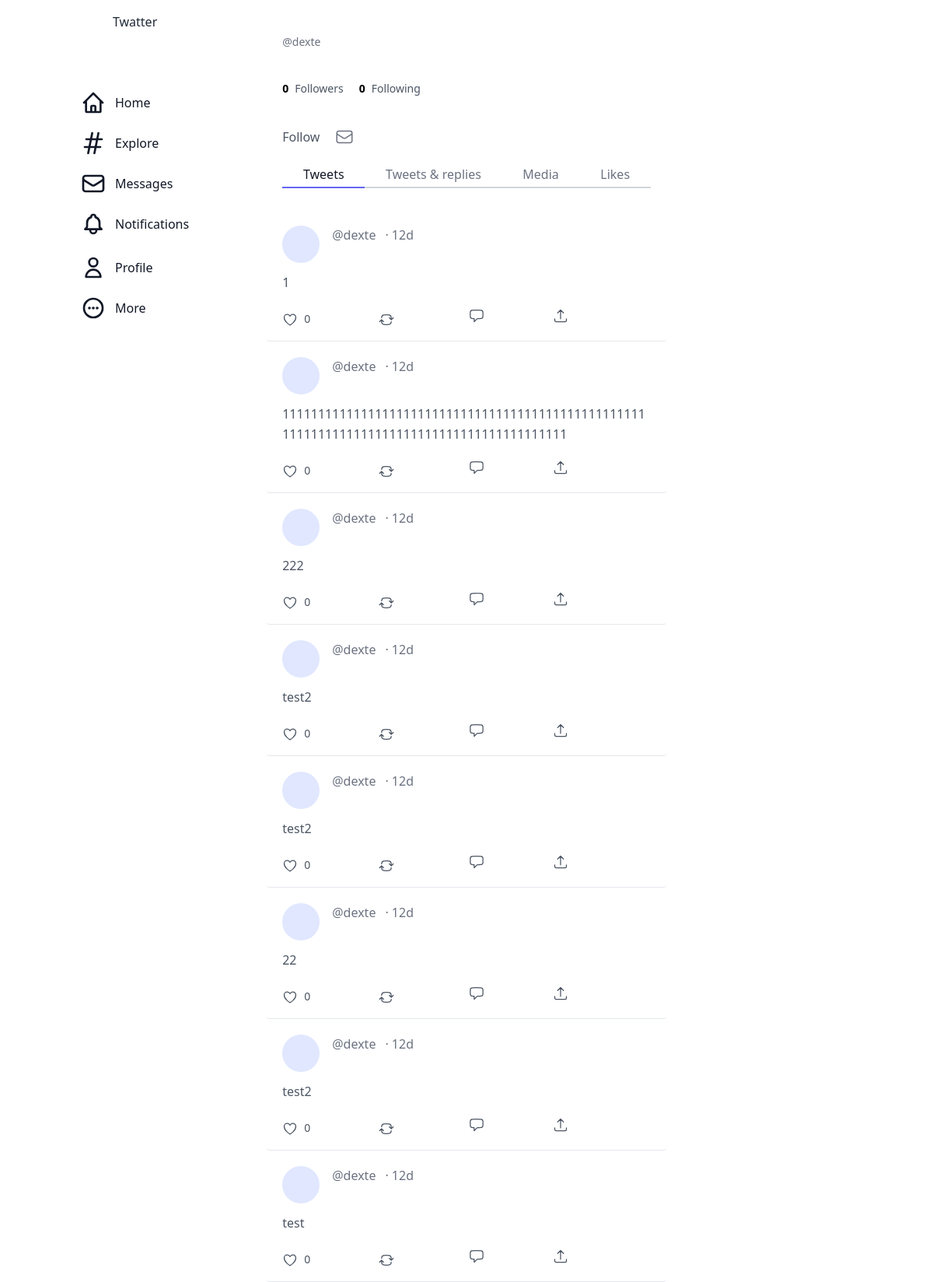
Before: /user/public-profile/1 with the older database file.
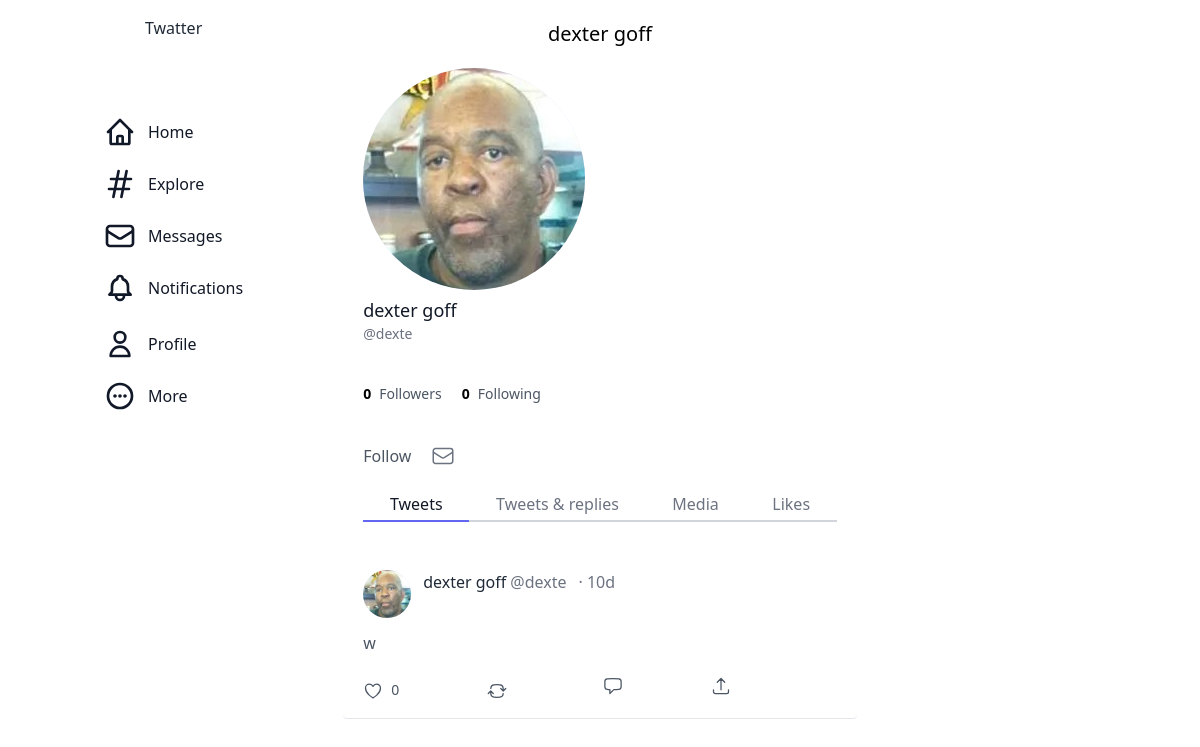
After: the same page with the newer database file.
### main/models.py (models this page shows)
class User(AbstractUser):
    phone_number = models.CharField(max_length=20)
    pfp = models.ImageField()
    first_name = models.CharField(max_length = 10)
    last_name = models.CharField(max_length = 10)
    description = models.TextField (max_length= 200)
    followers = models.ManyToManyField("self", blank=True, symmetrical=False)
    following = models.ManyToManyField("self", blank=True)

### posts/models.py (models this page shows, shortened)
class Post(models.Model):
    post_body = models.TextField(max_length=124)
    user = models.ForeignKey(User, on_delete=models.CASCADE, blank = True, null = True )
    first_name = models.ForeignKey(User, on_delete=models.CASCADE, blank = True, null = True, related_name='first_name_1')
    created_date = models.DateTimeField(auto_now_add = True)
    is_tweet = models.BooleanField(default=False, blank=True,null=True)
    is_media = models.BooleanField(default=False, blank=True,null=True)
    is_reply = models.BooleanField(default=False, blank=True,null=True)
    likes = models.ManyToManyField(User, blank=True, related_name="likes")
    liked_post = models.ManyToManyField(User, blank=True, related_name="liked_post")
    class Meta:
        ordering = ['-created_date']
    def whenposted(self):
        now = timezone.now()
        diff = now - self.created_date
        if diff.days == 0 and diff.seconds >= 0 and diff.seconds < 60:
            seconds = diff.seconds
            if seconds == 0:
                return "Now"
            else:
                return str(seconds) + "s"
        if diff.days == 0 and diff.seconds >= 60 and diff.seconds < 3600:
            minutes= math.floor(diff.seconds/60)
            if minutes == 1:
                return str(minutes) + "m"
            else:
                return str(minutes) + "m"
        if diff.days == 0 and diff.seconds >= 3600 and diff.seconds < 86400:
            hours= math.floor(diff.seconds/3600)
            if hours == 1:
                return str(hours) + "h"
            else:
                return str(hours) + "h"
        if diff.days >= 1 and diff.days < 30:
            days= diff.days
            if days == 1:
                return str(days) + "d"
            else:
                return str(days) + "d"

### user/views.py (the view, shortened to what this page needs)
# urls.py: path('public-profile/<pk>', PublicProfileView.as_view(), name="public-profile"),
class PublicProfileView(ListView):
    template_name = "user/public_profile.html"
    context_object_name = "posts"
    model = User
    model = Post
    def get(self, request, pk, *args, **kwargs):
        profile = User.objects.get(pk=pk)
        posts = Post.objects.filter(user=pk)
        users = User.objects.filter(pk=pk)
        followers = profile.followers.all()
        following = profile.following.all()
        number_of_followers = len(followers)
        number_of_following = len(following)
        if len(followers) == 0:
            is_following = False
        context={
            'users':users,
            'posts':posts,
            'number_of_followers':number_of_followers,
            'is_following':is_following,
            'number_of_following':number_of_following
        }
        return render(request,'user/public_profile.html', context)

### user/templates/user/public_profile.html (shortened to what this page needs)
{% extends "base.html" %}
{% load tailwind_filters %}
{% load static %}
{% load thumbnail %}
{% block content %}
{% include "navbar.html" %}
{% for user in users %}
<p class="title-font font-medium text-center text-xl mt-5 mb-5">{{ user.first_name }} {{ user.last_name }}</p>
<section class="text-gray-600 body-font overflow-hidden">
    <div class="max-w-4xl infinite-item container px-5  mx-auto">
        <div class="flex items-center lg:w-3/5 md:w-2/5 sm:w-2/5 mx-auto rounded pb-3 border-gray-200 sm:flex-row flex-col">
          <div class="ml-5 mr-5 flex-grow sm:text-left text-center sm:mt-0">
            <a href="#" class=" h-30 w-30 mr-3 inline-flex items-center justify-center rounded-full bg-indigo-100 text-indigo-500 flex-shrink-0">
                <img src="{% thumbnail user.pfp 80x80 crop %}" class="rounded-full max-w-full h-auto" alt="">
              </a>
          <h1 class="text-gray-900 text-lg title-font font-medium">{{ user.first_name}} {{ user.last_name}} </h1>
          <h2 class="text-sm title-font text-gray-500">@{{ user.username }}</h2>
          <div class="grid grid-flow-col mb-5 mt-5 auto-cols-max">
            <div class="grid grid-flow-col mb-5 mt-5 auto-cols-max">
                <a href="" class="text-sm title-font text-black font-bold flex-grow mr-2">{{ number_of_followers }} </a>
                <a href="" class="text-sm title-font text-gray-600 hover:text-black flex-grow">Followers</a>
                <a href="" class="text-sm title-font text-black font-bold flex-grow ml-5 mr-2 ">{{ number_of_following }} </a>
                <a href="" class="text-sm title-font text-gray-600 hover:text-black flex-grow">Following</a>
              </div>
          </div>
          <div class="grid grid-flow-col mb-5 auto-cols-max gap-5 ">
            {% if is_following %}
            <form action="{% url 'user:remove-follower' user.pk %}" method="POST">
                {% csrf_token %}
                <button type="submit">Unfollow</button>
            </form>
            {% else %}
            <form action="{% url 'user:add-follower' user.pk %}" method="POST">
                <button type="submit">Follow</button>
            </form>
            {% endif %}
            <a href="">
              </a>
          </div>
          <div class="flex mb-4">
            <a href="" class="flex-grow title-font font-medium text-gray-900 hover:bg-gray-100 border-b-2 text-center border-indigo-500 py-1 text-md ">Tweets</a>
            <a href="" class="flex-grow title-font font-medium text-gray-500 hover:bg-gray-100 border-b-2 text-center border-gray-300 py-1 text-md">Tweets & replies</a>
            <a href="" class="flex-grow title-font font-medium text-gray-500 hover:bg-gray-100 border-b-2 border-gray-300 py-1 text-center text-md">Media</a>
            <a href="" class="flex-grow title-font font-medium text-gray-500 hover:bg-gray-100 border-b-2 border-gray-300 py-1 text-md text-center">Likes</a>
          </div>
{% endfor %}
          </div>
        </div>
      </div>
    </div>
{% for post in posts %}
<a href="">
<div class="text-gray-600 body-font infinite-container">
    <div class="max-w-4xl  infinite-item container px-5  mx-auto">
      <div class="flex items-center lg:w-3/5 md:w-2/5 sm:w-2/5 mx-auto border-b rounded pb-3 border-gray-200 sm:flex-row flex-col">
        <div class="ml-5 mr-5 flex-grow sm:text-left text-center sm:mt-0">
          <div class="grid grid-flow-col mt-5 auto-cols-max">
            {% if post.user.username == user.username %}
            <a href="{% url 'user:profile' %}" class="sm:w-12 sm:h-12 h-12 w-12 mr-3 inline-flex items-center justify-center rounded-full bg-indigo-100 text-indigo-500 flex-shrink-0">
              <img src="{% thumbnail post.user.pfp 80x80 crop %}" class="rounded-full max-w-full h-auto" alt="">
            </a>
            <a href="{% url 'user:profile' %}" class="title-font hover:underline font-medium text-gray-800 mr-1">{{ post.user.first_name }} {{ post.user.last_name }}</a>
            <a href="{% url 'user:profile' %}" class=" text-gray-500 mr-3">@{{ post.user.username }}</a>
            {% else %}
            <a href="{% url 'user:public-profile' pk=post.user.pk %}" class="sm:w-12 sm:h-12 h-12 w-12 mr-3 inline-flex items-center justify-center rounded-full bg-indigo-100 text-indigo-500 flex-shrink-0">
              <img src="{% thumbnail post.user.pfp 80x80 crop %}" class="rounded-full max-w-full h-auto" alt="">
            </a>
            <a href="{% url 'user:public-profile' pk=post.user.pk %}" class="title-font hover:underline font-medium text-gray-800 mr-1">{{ post.user.first_name }} {{ post.user.last_name }}</a>
            <a href="{% url 'user:public-profile' pk=post.user.pk %}" class=" text-gray-500 mr-3">@{{ post.user.username }}</a>
            {% endif %}
            <div class="text-gray-500"> · {{post.whenposted}}</div>
          </div>
          <p class="leading-relaxed break-all mt-3">{{ post.post_body}}</p>
          <div class="btn-contain">
            <div class="grid grid-flow-col auto-cols-max gap-20 mt-5">
            <div class="grid grid-flow-col auto-cols-max gap-2">
              <button class="like"
              id="button-{{ post.pk}}"
              data-href="{% url 'posts:add-like' post.pk %}" name="like-btn" data-pk="{{ post.pk }}">
              </button>
            <div id="refreshDivID-{{ post.pk }}">
              <div class="reloaded-divs-{{ post.pk }}">
              <p class="mt-1 text-sm">{{ post.likes.count }}</p>
            </div>
          </div>
            </div>
            <div class="grid grid-flow-col auto-cols-max gap-2">
              <button>
              </button>
            </div>
            <div class="grid grid-flow-col auto-cols-max gap-2">
              <a href="{% url 'posts:comments' post.pk %}">
              <button >
              </button>
            </a>
            </div>
            <div>
              <button>
                <svg xmlns="http://www.w3.org/2000/svg" fill="none" viewBox="0 0 24 24" stroke-width="1.5" stroke="currentColor" class="w-5 ml-2 h-5">
                  <path stroke-linecap="round" stroke-linejoin="round" d="M3 16.5v2.25A2.25 2.25 0 005.25 21h13.5A2.25 2.25 0 0021 18.75V16.5m-13.5-9L12 3m0 0l4.5 4.5M12 3v13.5" />
                </svg>
              </button>
            </div>
</div>
          </div>
        </div>
      </div>
    </div>
    </div>
{% endfor %}
{% endblock content %}

### templates/base.html (shortened to what this page needs)
{% load static %}
<!DOCTYPE html>
<html>
    <head>
        <link href="{% static 'css/style.css' %}" rel="stylesheet" />
        <link rel="stylesheet" href="">
        <script src="https://cdn.tailwindcss.com"></script>
    </head>
    <body>
<div class="max-w-4xl mx-auto ">
    {% block content %}
    {% endblock content %}
    </body>
</html>

### templates/navbar.html (shortened to what this page needs)
<div class="flex flex-col flex-auto flex-shrink-0 antialiased bg-gray-50 text-gray-800">
  <div class="fixed flex flex-col top-0 lg:left-24 md:left-0 sm:left-0 bg-white h-full">
    <div class="flex items-center justify-center h-14">
      <div>Twatter</div>
    </div>
    <div class="overflow-y-auto overflow-x-hidden flex-grow">
      <ul class="flex flex-col py-4 space-y-1">
        <li class="px-5">
          <div class="flex flex-row items-center h-8">
          </div>
        </li>
        <li>
          <a href="{%url 'postlist'%}" class = "flex items-center p-2 text-base font-normal text-gray-900 rounded-lg dark:text-white hover:bg-gray-100 dark:hover:bg-gray-700">
              <span class="ml-3">Home</span>
          </a>
        </li>
        <li>
          <a href="{%url 'postlist'%}" class = "flex items-center p-2 text-base font-normal text-gray-900 rounded-lg dark:text-white hover:bg-gray-100 dark:hover:bg-gray-700">
              <svg xmlns="http://www.w3.org/2000/svg" fill="none" viewBox="0 0 24 24" stroke-width="1.5" stroke="currentColor" class="w-8 h-8">
                <path stroke-linecap="round" stroke-linejoin="round" stroke-width="2" d="M5.25 8.25h15m-16.5 7.5h15m-1.8-13.5l-3.9 19.5m-2.1-19.5l-3.9 19.5" />
              </svg>
              <span class="ml-3">Explore</span>
          </a>
        </li>
        <li>
          <a href="{%url 'postlist'%}" class = "flex items-center p-2 text-base font-normal text-gray-900 rounded-lg dark:text-white hover:bg-gray-100 dark:hover:bg-gray-700">
              <span class="ml-3">Messages</span>
          </a>
        </li>
        <li>
          <a href="{%url 'postlist'%}" class = "flex items-center p-2 text-base font-normal text-gray-900 rounded-lg dark:text-white hover:bg-gray-100 dark:hover:bg-gray-700">
              <span class="ml-3">Notifications</span>
          </a>
        </li>
        <li>
        <li>
          <a href="{%url 'user:profile'  %}" class = "flex items-center p-2 text-base font-normal text-gray-900 rounded-lg dark:text-white hover:bg-gray-100 dark:hover:bg-gray-700">
              <svg class="w-8 h-8" fill="none" stroke="currentColor" viewBox="0 0 24 24" xmlns="http://www.w3.org/2000/svg"><path stroke-linecap="round" stroke-linejoin="round" stroke-width="2" d="M16 7a4 4 0 11-8 0 4 4 0 018 0zM12 14a7 7 0 00-7 7h14a7 7 0 00-7-7z"></path></svg>
              <span class="ml-3">Profile</span>
          </a>
        </li>
        <li>
          <a href="{%url 'postlist'%}" class = "flex items-center p-2 text-base font-normal text-gray-900 rounded-lg dark:text-white hover:bg-gray-100 dark:hover:bg-gray-700">
                   <span class="ml-3">More</span>
              </a>
        </li>
      </ul>
    </div>
  </div>
</div>

### templates/scripts.html (shortened to what this page needs)
{% load static %}

Changed rows visible on the page:
no longer on this page (row edited): Post: user.username "dexte", whenposted "12d", post_body "1", likes.count "0"
no longer on this page (row edited): Post: user.username "dexte", whenposted "12d", post_body "222", likes.count "0"
removed Post: user.username "dexte", whenposted "12d", post_body "test2", likes.count "0"
removed Post: user.username "dexte", whenposted "12d", post_body "test2", likes.count "0"
removed Post: user.username "dexte", whenposted "12d", post_body "22", likes.count "0"
removed Post: user.username "dexte", whenposted "12d", post_body "test2", likes.count "0"
removed Post: user.username "dexte", whenposted "12d", post_body "test", likes.count "0"
changed User "dexte": first_name (not shown) → "dexter"; last_name (not shown) → "goff"; pfp: picture added
changed Post "dexte": user.pfp: picture added; user.first_name (not shown) → "dexter"; user.last_name (not shown) → "goff"; whenposted "12d" → "10d"; post_body "1111111111111111111111111111111111111111111111111111111111111111111111111111111111111111111" → "w"
